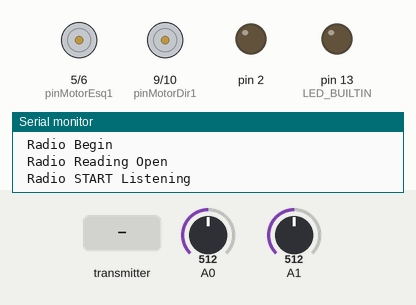
Recording of a sketch running on a simulated Arduino Uno, built with avr-gcc and run on an emulated ATmega328P. Shown: motor-driver pin pairs drawn as motors (green arrow = first pin HIGH = forward, orange = second pin HIGH = backward, longer = more drive), output pins drawn as LEDs (lit = HIGH), the last lines printed to the serial monitor. Dashed ring = blinking. The test bench sets the inputs (shaded band); at power-on: A0 = 512, A1 = 512. No radio packets arrive unless stated.

Above: at 1.2 s.
1.3 s: the transmitter starts sending joy1X = 0
At 2.3 s:
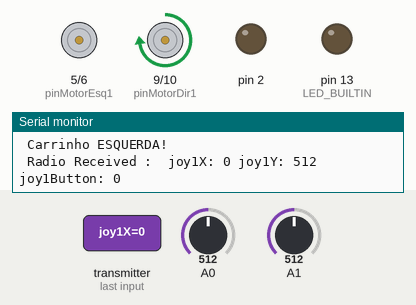
2.8 s: the transmitter starts sending joy1Y = 0
At 3.8 s:
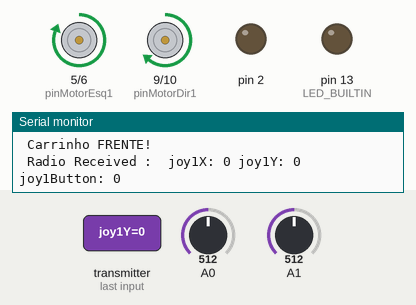
4.3 s: the transmitter starts sending joy1Button = 1
At 5.4 s:
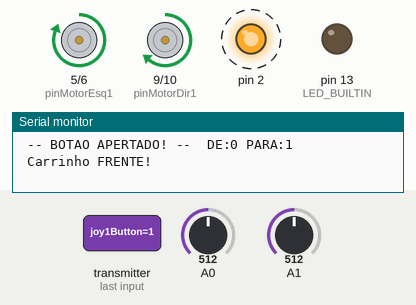
7.3 s: the transmitter starts sending joy1Y = 1023
At 9.6 s:
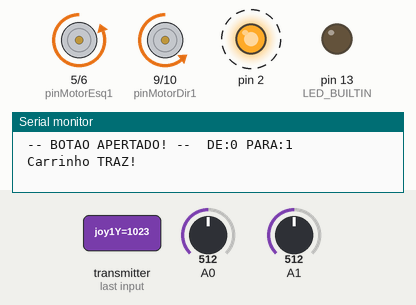
10.3 s: the transmitter starts sending joy1Y = 256
At 11.8 s:
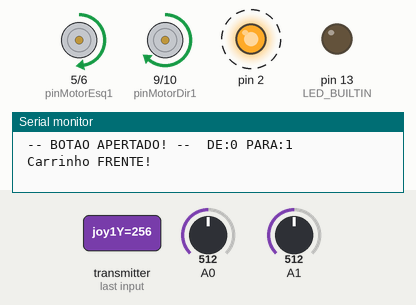
13.3 s: the transmitter starts sending joy1Y = 512
At 16.4 s:
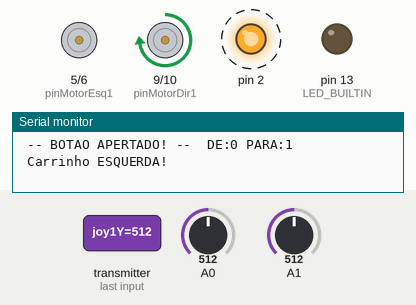
Timing chart, 0 to 17.3 s (numbered marks = the images above; inputs shaded):
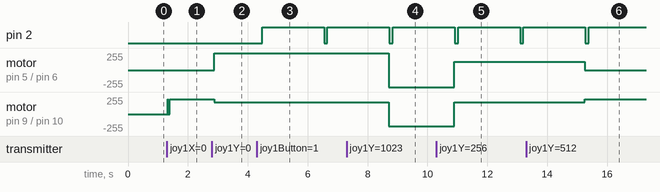

Measured:
- after the input at 1.3 s, motor on pin 9 (pinMotorDir1) / pin 10 (pinMotorDir2): stopped → forward 225/255 at once
- after the input at 2.8 s, motor on pin 5 (pinMotorEsq1) / pin 6 (pinMotorEsq2): stopped → forward 255/255 after 0.08 s; motor on pin 9 (pinMotorDir1) / pin 10 (pinMotorDir2): forward 225/255 → forward 180/255 after 0.08 s
- after the input at 4.3 s, pin 2: LOW → HIGH after 0.18 s, → LOW 2.1 s later, → HIGH 0.11 s later
- after the input at 7.3 s, motor on pin 5 (pinMotorEsq1) / pin 6 (pinMotorEsq2): forward 255/255 → backward 255/255 after 1.4 s; motor on pin 9 (pinMotorDir1) / pin 10 (pinMotorDir2): forward 180/255 → backward 180/255 after 1.4 s
- after the input at 10.3 s, motor on pin 5 (pinMotorEsq1) / pin 6 (pinMotorEsq2): backward 255/255 → forward 127/255 after 0.59 s; motor on pin 9 (pinMotorDir1) / pin 10 (pinMotorDir2): backward 180/255 → forward 180/255 after 0.59 s
- after the input at 13.3 s, motor on pin 5 (pinMotorEsq1) / pin 6 (pinMotorEsq2): forward 127/255 → stopped after 2.0 s; motor on pin 9 (pinMotorDir1) / pin 10 (pinMotorDir2): forward 180/255 → forward 225/255 after 2.0 s

The sketch:

carrinho-corpo.ino
```cpp
#include <SPI.h>
#include <nRF24L01.h>
#include <RF24.h>

#define pinMotorEsq1 5
#define pinMotorEsq2 6
#define pinMotorDir1 9
#define pinMotorDir2 10

RF24 radio(7, 8); // CE, CSN
const byte address[6] = "00001";

struct typeControleRF
{
   int joy1X = 512;
   int joy1Y = 512;
   boolean joy1Button = false;
};
typeControleRF controleRF;

int velocity = 255;
int potEsqY = 0;
int potDirX = 0;

int joystickYCenter = 512;
int joystickXCenter = 512;

bool ligarFarois = false;

void setup() {
  // initialize digital pin LED_BUILTIN as an output.
  pinMode(LED_BUILTIN, OUTPUT);

  // farois
  pinMode(2, OUTPUT);

  // ponteH PINS
  pinMode(5, OUTPUT);
  pinMode(6, OUTPUT);
  pinMode(9, OUTPUT);
  pinMode(10, OUTPUT);

  Serial.begin(9600);

  Serial.println(" - Inicio - ");

  Serial.println(" Radio PA Level");

  radio.begin();
  radio.setPALevel( RF24_PA_LOW );     //RF24_PA_MIN  / RF24_PA_LOW / RF24_PA_HIGH / RF24_PA_MAX
  radio.setDataRate( RF24_250KBPS );   //RF24_250KBPS / RF24_1MBPS  / RF24_2MBPS
  Serial.println(" Radio Begin ");
  radio.openReadingPipe(0, address);
  Serial.println(" Radio Reading Open");
  radio.startListening();
  Serial.println(" Radio START Listening");

}

// the loop function runs over and over again forever
void loop() {
  potEsqY = analogRead(A1);
  potDirX = analogRead(A0);

  if(ligarFarois){
    digitalWrite(2, HIGH);
    delay(2000);
  }else{
    digitalWrite(2, LOW);
  }

  if (radio.available())
  {
    Serial.print(" Radio Received : ");
    char text[32] = "";
    int receiv = 0;
    //radio.read(&text, sizeof(text));
    radio.read(&controleRF, sizeof(typeControleRF));

    potEsqY = controleRF.joy1Y;
    potDirX = controleRF.joy1X;
    Serial.print(" joy1X: " + String(controleRF.joy1X));
    Serial.print(" joy1Y: " + String(controleRF.joy1Y));
    Serial.println(" joy1Button: " + String(controleRF.joy1Button));

    if(controleRF.joy1Button)
    {
      Serial.print(" -- BOTAO APERTADO! -- ");
      Serial.print(" DE:" + String(ligarFarois));
      Serial.println(" PARA:" + String(!ligarFarois));
      ligarFarois = !ligarFarois;
    }

    if(potEsqY >= (joystickYCenter-15) && potEsqY <= (joystickYCenter+15))
    {
      // check forward and backward
      if(potDirX >= (joystickXCenter-20) && potDirX <= (joystickXCenter+20))
      {
        // analogicos no centro -> Freia
        velocity = 0;
        motorStop();
      }else{
        if(potDirX < joystickXCenter){
          velocity = map(potDirX,510,0,0,255);
          motorLeft(velocity);
        }else{
          velocity = map(potDirX,510,1023,0,255);
          motorRight(velocity);
        }
      }
    }else{
      if(potEsqY < joystickYCenter){
        velocity = map(potEsqY,510,0,0,255);
        motorForward(velocity);
      }else{
        velocity = map(potEsqY,510,1023,0,255);
        motorBackward(velocity);
      }
    }

  }else{
    // nada no Radio, freia
    //Serial.println(" RADIO Received : NOTHING");
    //digitalWrite(LED_BUILTIN, LOW);
    //piscaLed();
    velocity = 0;
    motorStop();
  }

  delay(20);
}

void motorForward(int power) {
  Serial.println(" Carrinho FRENTE!");
  // motor esquerdo
  analogWrite(pinMotorEsq1, power);
  analogWrite(pinMotorEsq2, 0);

  // motor direito
  analogWrite(pinMotorDir1, power-75);
  analogWrite(pinMotorDir2, 0);
}
void motorBackward(int power) {
  Serial.println(" Carrinho TRAZ!");
  // motor esquerdo
  analogWrite(pinMotorEsq1, 0);
  analogWrite(pinMotorEsq2, power);

  // motor direito
  analogWrite(pinMotorDir1, 0);
  analogWrite(pinMotorDir2, power-75);
}
void motorLeft(int power) {
  Serial.println(" Carrinho ESQUERDA!");
  // motor esquerdo
  analogWrite(pinMotorEsq1, 0);
  analogWrite(pinMotorEsq2, 0);

  // motor direito
  analogWrite(pinMotorDir1, (power-30));
  analogWrite(pinMotorDir2, 0);
}
void motorRight(int power) {
  Serial.println(" Carrinho DIREITA!");
  // motor esquerdo
  analogWrite(pinMotorEsq1, power);
  analogWrite(pinMotorEsq2, 0);

  // motor direito
  analogWrite(pinMotorDir1, 0);
  analogWrite(pinMotorDir2, 0);
}

void motorStop() {
  //Serial.println(" Carrinho PARADO!");
  // motor esquerdo
  analogWrite(pinMotorEsq1, 0);
  analogWrite(pinMotorEsq2, 0);

  // motor direito
  analogWrite(pinMotorDir1, 0);
  analogWrite(pinMotorDir2, 0);
}

void piscaLed(){
  digitalWrite(LED_BUILTIN, HIGH);
  digitalWrite(3, HIGH);
  delay(200);
  digitalWrite(LED_BUILTIN, LOW);
  digitalWrite(3, LOW);
  delay(200);
}
```
